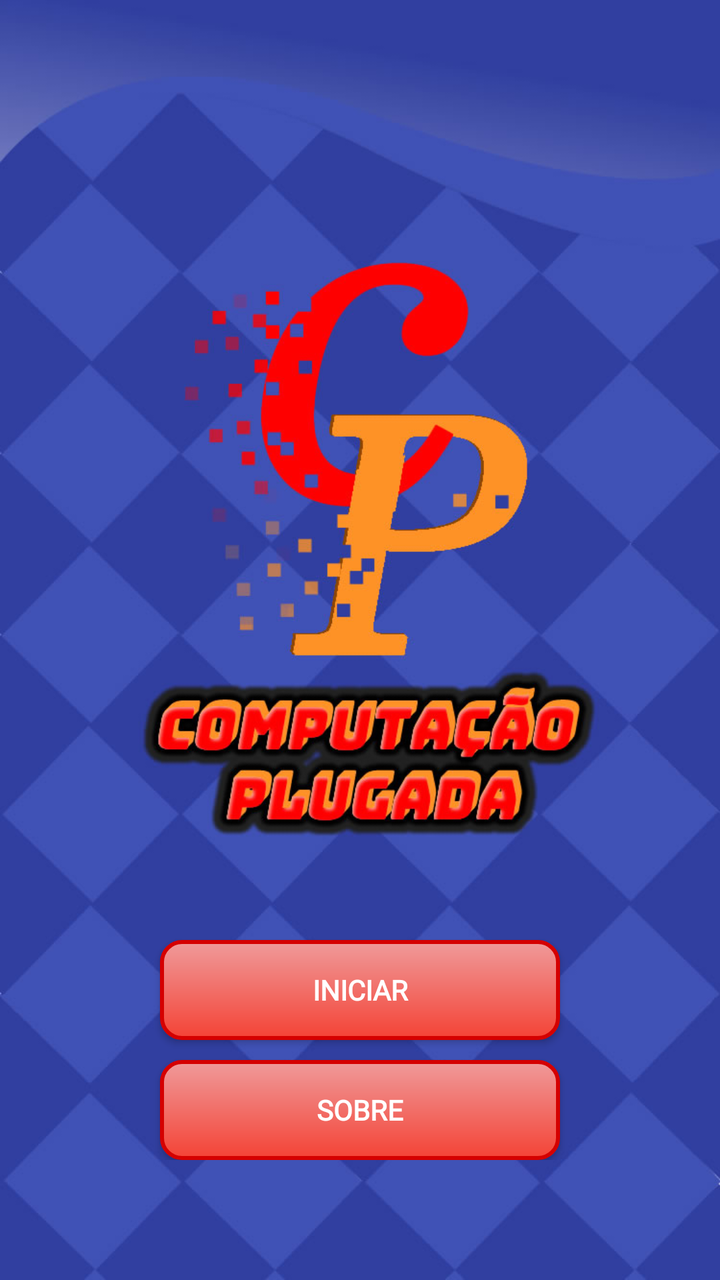
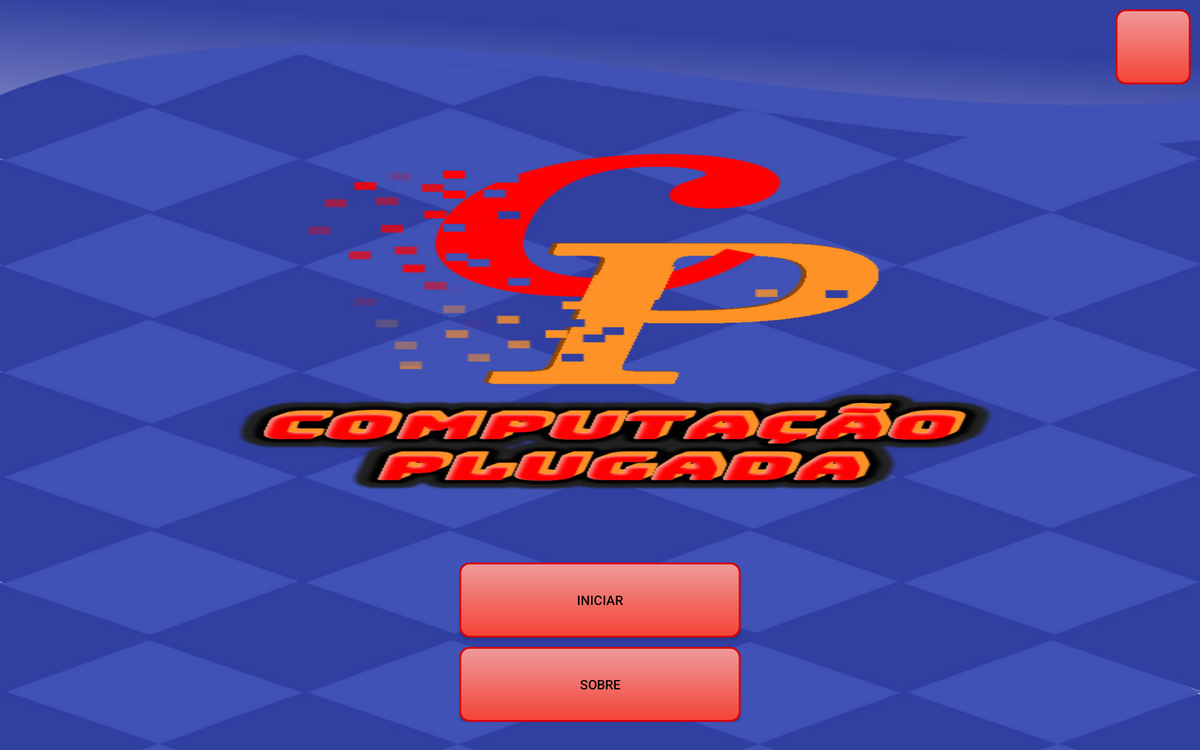

Two renders of one Android screen. The first uses the default layout on a phone; the second uses the alternative layout the repository ships for a different screen configuration, on a matching device. The two XML files are below.
<!-- AndroidManifest.xml: application theme AppTheme -->
<!-- res/layout/activity_main.xml -->
<?xml version="1.0" encoding="utf-8"?>
<LinearLayout xmlns:android="http://schemas.android.com/apk/res/android"
    xmlns:app="http://schemas.android.com/apk/res-auto"
    xmlns:tools="http://schemas.android.com/tools"
    android:layout_width="match_parent"
    android:layout_height="match_parent"
    android:background="@mipmap/fundoinicio"
    android:gravity="bottom"
    android:orientation="vertical"
    tools:context=".activitys.MainActivity">

    <LinearLayout
        android:layout_width="match_parent"
        android:layout_height="wrap_content"
        android:layout_marginBottom="60dp"
        android:gravity="center|bottom"
        android:orientation="vertical">

        <Button
            android:id="@+id/btn_iniciar"
            android:layout_width="200dp"
            android:layout_height="50dp"
            android:layout_margin="10dp"
            android:background="@drawable/buttonshape"
            android:fontFamily="@font/bungee"
            android:text="Iniciar"
            android:textColor="@android:color/white"
            android:textStyle="bold" />

        <Button
            android:id="@+id/btn_sobre"
            android:layout_width="200dp"
            android:layout_height="50dp"
            android:background="@drawable/buttonshape"
            android:fontFamily="@font/bungee"
            android:text="Sobre"
            android:textColor="@android:color/white"
            android:textStyle="bold" />

    </LinearLayout>


</LinearLayout>
<!-- resources referenced by this layout -->
<resources>
  <!-- drawable buttonshape (drawable) -->
  <?xml version="1.0" encoding="utf-8"?>
  <shape xmlns:android="http://schemas.android.com/apk/res/android"
      android:shape="rectangle">
  
      <gradient
          android:angle="270"
          android:endColor="#f44336"
          android:startColor="#ef9a9a" />
  
      <corners android:radius="10dp" />
      <padding
          android:bottom="7dp"
          android:left="7dp"
          android:right="7dp"
          android:top="7dp" />
  
      <stroke
          android:width="2dp"
          android:color="#d50000" />
  
  </shape>
  <!-- mipmap fundoinicio: jpg bitmap (mipmap-mdpi, 86095 bytes) -->
  <style name="AppTheme" parent="Theme.AppCompat.Light.NoActionBar">
          
          <item name="colorPrimary">@color/colorPrimary</item>
          <item name="colorPrimaryDark">@color/colorPrimaryDark</item>
          <item name="colorAccent">@color/colorAccent</item>
          <item name="android:textColorPrimary">@color/textColorPrimary</item>
      </style>
  <color name="colorPrimary">#F44336</color>
  <color name="colorPrimaryDark">#D32F2F</color>
  <color name="colorAccent">#FFC107</color>
  <color name="textColorPrimary">#000000</color>
</resources>
<!-- res/layout-xlarge/activity_main.xml (the repository's variant of the layout above) -->
<!-- drawn on a large tablet held sideways -->
<?xml version="1.0" encoding="utf-8"?>
<LinearLayout xmlns:android="http://schemas.android.com/apk/res/android"
    xmlns:app="http://schemas.android.com/apk/res-auto"
    xmlns:tools="http://schemas.android.com/tools"
    android:layout_width="match_parent"
    android:layout_height="match_parent"
    android:background="@mipmap/fundoinicio"
    android:id="@+id/linearLayout"
    android:orientation="vertical"
    tools:context=".activitys.MainActivity">

    <LinearLayout
        android:layout_width="match_parent"
        android:layout_height="wrap_content"
        android:gravity="right"
        android:layout_margin="10dp"
        android:layout_weight="1">

        <ImageButton
            android:id="@+id/sound"
            style="@style/ButtonStyleLarge"
            android:background="@drawable/buttonshape"
            android:layout_width="80dp"
            android:layout_height="80dp"
            android:src="@drawable/ic_volume_up_black_24dp"/>
    </LinearLayout>

    <LinearLayout
        android:layout_width="match_parent"
        android:layout_height="wrap_content"
        android:layout_marginBottom="30dp"
        android:layout_gravity="bottom"
        android:gravity="center|bottom"
        android:orientation="vertical">

        <Button
            android:id="@+id/btn_iniciar"
            android:layout_width="300dp"
            android:layout_height="80dp"
            android:layout_margin="10dp"
            style="@style/ButtonStyleLarge"
            android:background="@drawable/buttonshape"
            android:text="Iniciar" />

        <Button
            android:id="@+id/btn_sobre"
            android:layout_width="300dp"
            android:layout_height="80dp"
            style="@style/ButtonStyleLarge"
            android:background="@drawable/buttonshape"
            android:text="Sobre" />

    </LinearLayout>


</LinearLayout>
